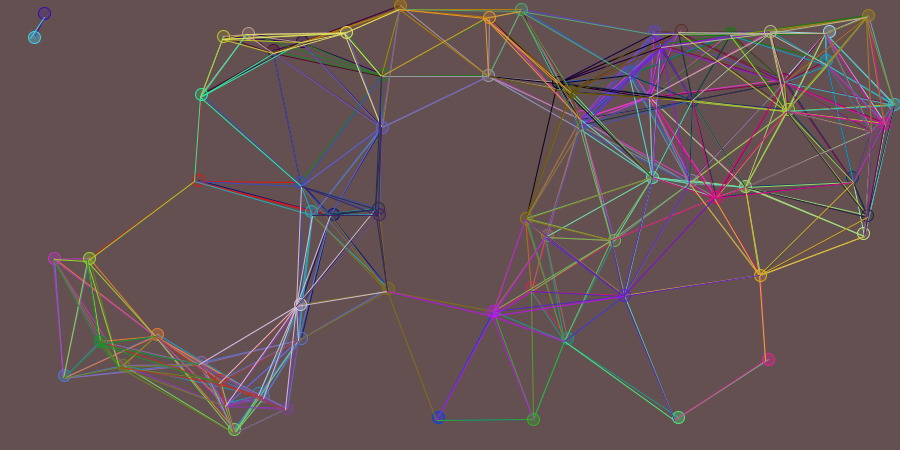
Frame 1 (no input)
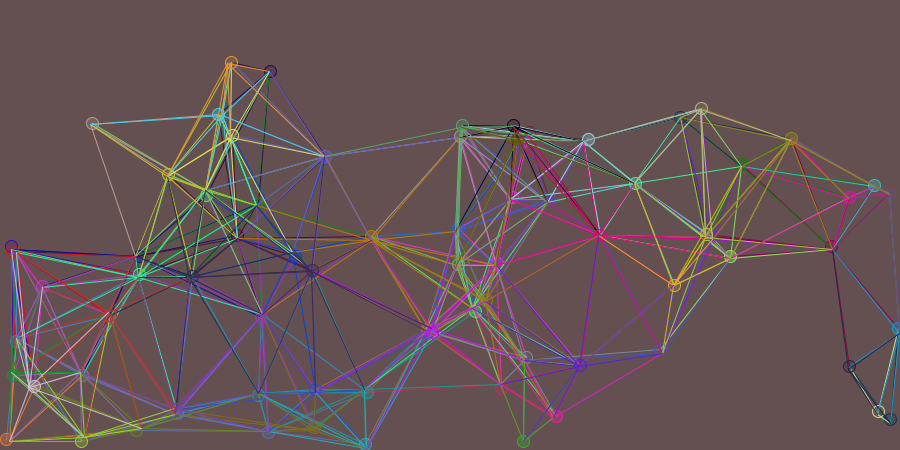
Frame 60 (the mouse pressed at the canvas centre just before this capture)
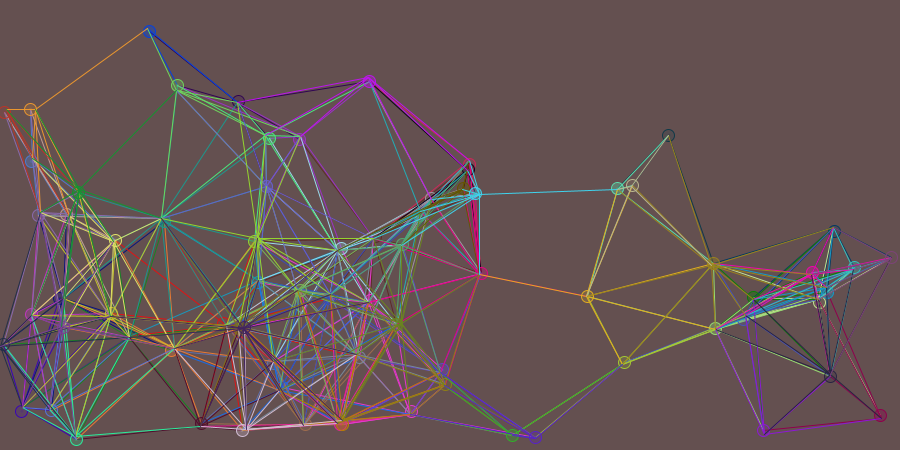
Frame 120 (the mouse held since frame 60 and released just before this capture)

The Processing sketch that drew these frames (run headless with seeded random() and noise(); from frame 60 on, the mouse is pressed at the canvas centre):

// Processing sketch: processing_131795
// ── processing_131795.pde

// JuanJu Rojas, código modificado el 2 de febrero 2014, basado en código de mwachowski

/*Tarea 1
 Crear un código donde múltiples círculos (o cualquier otra figura geométrica),
 se muevan a diferentes velocidades.
  
 Cuando cualquier círculo se acerca a otro, a un radio menor predefinido,
 entonces dibujar una línea entre ambos círculos.
  
 Tips: utilizar random() para definir cuanto se mueve un círculo en cada paso.
 Checkear los bordes para que n se salgan los círculos*/
 
int minX, minY, maxX, maxY;
int shapeRadius = 12;  //radio modificado JuanJu ROjas
int shapeQty = 75;  //Cantidad modificada JuanJu Rojas
 
float distanceToDrawLine = 140; //distancia modificada JuanJu ROjas
float [][] shapes = new float[shapeQty][2];
int [][] shapeColors = new int[shapeQty][4];
int [] shapeAngle = new int[shapeQty];
float[] shapeSpeed = new float[shapeQty];
 
float randomX, randomY;
 
void setup() {
  size(900, 450); //tamaño de canvas modificado JuanJu Rojas
  colorMode(RGB, 255);
  //noCursor();
  smooth();
  //set the min and max values for positioning the shapes
  minX = 0;//shapeRadius;
  minY = 0;//shapeRadius;
  maxX = width;
  maxY = height;
 
  for (int i=0; i < shapeQty; i++) {
    //initial shape positions
    //random between min and max to respect the borders
    shapes[i][0]=random(minX, maxX);
    shapes[i][1]=random(minY, maxY);
 
    /*shape colors, are always random
     *maximum value for rgb colors is 255, but will make the clearest color grayish
     *since i am using a white background
     */
    shapeColors[i][0] = (int)random(240);//red
    shapeColors[i][1] = (int)random(240);//green
    shapeColors[i][2] = (int)random(240);//blue
    shapeColors[i][3] = (int)random(20, 100);//alpha
 
    //sets an angle (direction for the shape)
    shapeAngle[i] = (int)random(250,360);
     
    //sets shape speed
    shapeSpeed[i] = random(0.25,5);
  }
}
 
void draw() {
  boolean willCalculateNextX;
  boolean willCalculateNextY;
  float nextX;
  float nextY;
 
  background(100,80,80);
  noStroke();
 
  randomX = random(0, 2);
  randomY = random(0, 2);
 
  //shapes must move randomly
  for (int i = 0; i < shapeQty; i++) {
 
    //draw shapes at their starting point
    stroke(shapeColors[i][0], shapeColors[i][1], shapeColors[i][2]);
    fill(shapeColors[i][0], shapeColors[i][1], shapeColors[i][2], shapeColors[i][3]);
    ellipse(shapes[i][0], shapes[i][1], shapeRadius, shapeRadius);
 
    //draw point in the center of the shape
    noStroke();
    ellipse(shapes[i][0], shapes[i][1], 3, 3);
 
    //shapes must towards its direction
    //willCalculateNextx = true;
    //willCalculateNextY = true;
 
    //calculate next coordinates
    nextX = CalculateNextX(shapes[i][0], shapeAngle[i], shapeSpeed[i]);
    nextY = CalculateNextY(shapes[i][1], shapeAngle[i], shapeSpeed[i]);
     
    //handles bounces in X axis
    if ((nextX+shapes[i][0] <= minX) || (nextX+shapes[i][0] >= maxX)) {
      shapeAngle[i]= 180 - shapeAngle[i];
      nextX = CalculateNextX(shapes[i][0], shapeAngle[i], shapeSpeed[i]);
      nextY = CalculateNextY(shapes[i][1], shapeAngle[i], shapeSpeed[i]);
    }
    //handles bouncing in Y axis
    else if ((nextY+shapes[i][1] <= minY) || (nextY+shapes[i][1] >= maxY)) {
      shapeAngle[i]= 360 - shapeAngle[i];
      nextX = CalculateNextX(shapes[i][0], shapeAngle[i], shapeSpeed[i]);
      nextY = CalculateNextY(shapes[i][1], shapeAngle[i], shapeSpeed[i]);
    }
 
    shapes[i][0]+= nextX;
    shapes[i][1]+= nextY;
 
     
    for (int j=0; j < shapeQty; j++) {
      float currentDistance = sqrt(sq(shapes[j][0]-shapes[i][0])+sq(shapes[j][1]-shapes[i][1]));
      if (currentDistance < distanceToDrawLine) {
        stroke(shapeColors[i][0], shapeColors[i][1], shapeColors[i][2]);
        line(shapes[i][0], shapes[i][1], shapes[j][0], shapes[j][1]);
      }
    }
  }
}
 
 
float CalculateNextX(float x, float angle, float speed) {
  return  -1 * speed * cos(radians(angle));
}
 
float CalculateNextY(float y, float angle, float speed) {
  return  -1 * speed * sin(radians(angle));
}
